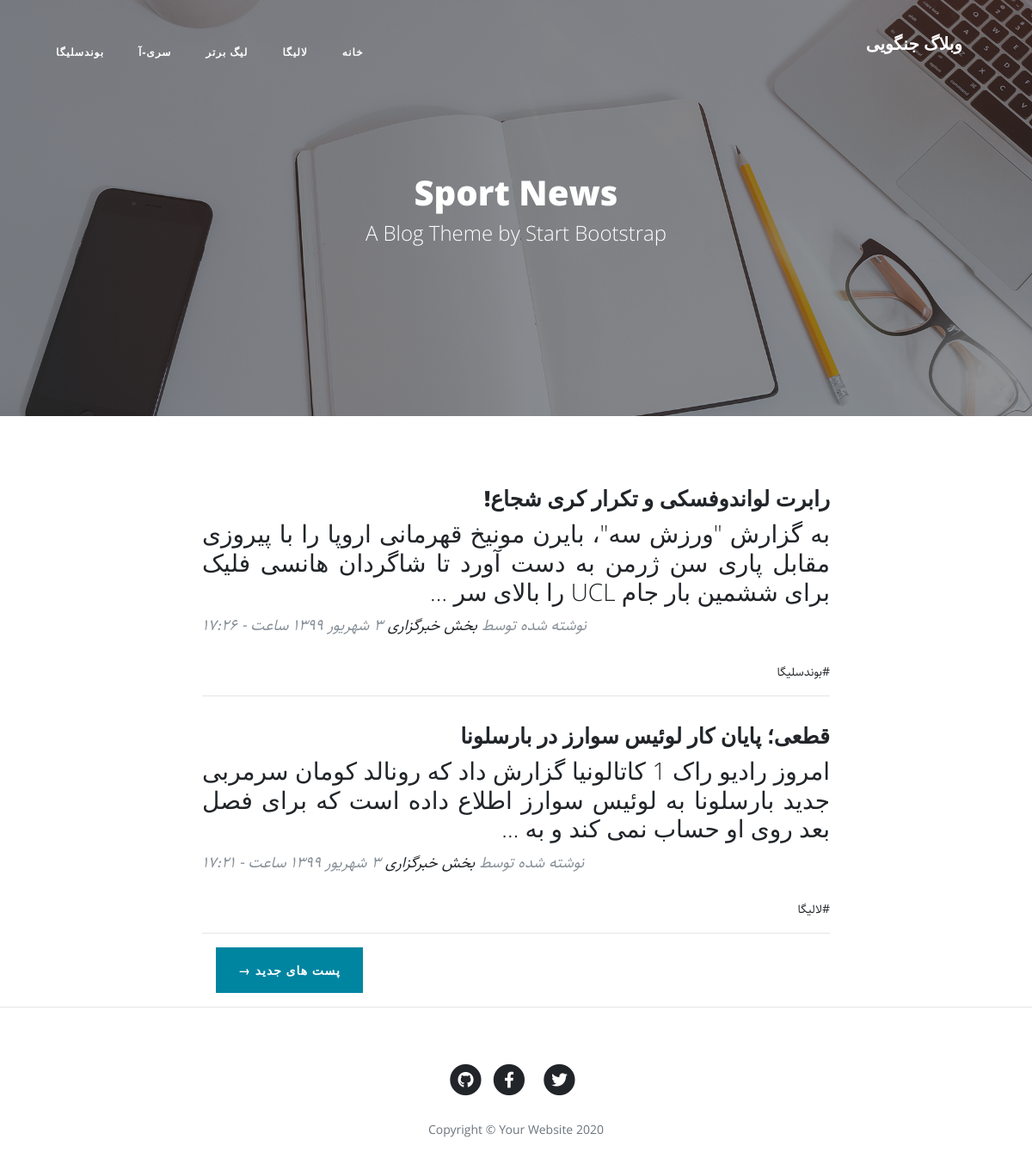
/page/4, run on the app's committed database.
### blog/models.py (models this page shows, shortened)
class Category(models.Model):
    parent = models.ForeignKey('self', default=None, null=True, blank=True, on_delete=models.SET_NULL, related_name='children', verbose_name='زیر دسته')
    title = models.CharField(max_length=200)
    slug = models.SlugField(max_length=100, unique=True)
    status = models.BooleanField(default=True, verbose_name='آیا نمایش داده شود؟')
    position = models.IntegerField()
    class Meta:
        verbose_name = 'دسته بندی'
        verbose_name_plural = 'دسته بندی ها'
        ordering = ['parent__id', 'position']
    objects = CategoryManager()

class Article(models.Model):
    STATUS_CHOICES = (
        ('d', 'Draft'),
        ('p', 'Published')
    )
    title = models.CharField(max_length=200)
    slug = models.SlugField(max_length=100, unique=True)
    category = models.ManyToManyField(Category, verbose_name='دسته بندی', related_name='articles')
    description = models.TextField()
    thumbnail = models.ImageField(upload_to='images')
    publish = models.DateTimeField(default=timezone.now)
    created = models.DateTimeField(auto_now_add=True)
    updated = models.DateTimeField(auto_now=True)
    status = models.CharField(max_length=1, choices=STATUS_CHOICES)
    class Meta:
        verbose_name = 'مقاله'
        verbose_name_plural = 'مقالات'
    def jpublish(self):
        return jalali_converter(self.publish)
    jpublish.short_description = 'زمان انتشار'
    def category_published(self):
        return self.category.filter(status=True)
    objects = ArticleManager()

### blog/views.py (the view)
# urls.py: path('', home, name='home'),
def home(request, page=1):
    articles_list = Article.objects.filter(status='p').order_by('-publish')
    paginator = Paginator(articles_list, 2)
    articles = paginator.get_page(page)
    context = {
        'articles': articles,
    }
    return render(request, 'blog/home.html', context)

### blog/models.py (called while the page is built)
    def active(self):
        return self.filter(status=True)

### blog/templatetags/base_tags.py (called while the page is built)
@register.simple_tag
def title():
    return 'وبلاگ جنگویی'

@register.inclusion_tag('blog/partials/category_navbar.html')
def category_navbar():
    return {
        'category': Category.objects.filter(status=True)
    }

### extensions/jalali.py (called while the page is built)
    def persian_tuple(self):
        return self.persian_year, self.persian_month, self.persian_day

### extensions/utils.py (called while the page is built)
def persian_numbers_converter(mystr):
    numbers = {
        "0": "۰",
        "1": "۱",
        "2": "۲",
        "3": "۳",
        "4": "۴",
        "5": "۵",
        "6": "۶",
        "7": "۷",
        "8": "۸",
        "9": "۹",
    }
    for e_num, p_num in numbers.items():
        mystr = mystr.replace(e_num, p_num)
    return mystr

def jalali_converter(time):
    jmonth = ['فروردین', 'اردیبهشت', 'خرداد',
              'تیر', 'مرداد', 'شهریور',
              'مهر', 'آبان', 'آذر',
              'دی', 'بهمن', 'اسفند']
    time = timezone.localtime(time)
    time_to_str = f'{time.year},{time.month},{time.day}'
    time_to_tuple = jalali.Gregorian(time_to_str).persian_tuple()
    time_to_list = list(time_to_tuple)
    for index, month in enumerate(jmonth):
        if time_to_list[1] == index + 1:
            time_to_list[1] = month
            break
    output = f'{time_to_list[2]} {time_to_list[1]} {time_to_list[0]} ساعت - {time.hour}:{time.minute}'
    return persian_numbers_converter(output)

### blog/templates/blog/home.html (shortened to what this page needs)
{% extends 'blog/base.html' %}
{% load static %}
{% block main %}
<header class="masthead" style="background-image: url('{% static "blog/img/home-bg.jpg" %}')">
<div class="overlay"></div>
<div class="container">
    <div class="row">
        <div class="col-lg-8 col-md-10 mx-auto">
            <div class="site-heading">
                <h1>Sport News</h1>
                <span class="subheading">A Blog Theme by Start Bootstrap</span>
            </div>
        </div>
    </div>
</div>
</header>
<div class="container">
    <div class="row">
        <div class="col-lg-8 col-md-10 mx-auto">
            {% for article in articles %}
            <div class="post-preview">
                <a href="{% url 'blog:detail' article.slug %}">
                    <h2 class="post-title">
                        {{article.title}}
                    </h2>
                    <h3 class="post-subtitle text-justify">
                        {{article.description|truncatewords:30}}
                    </h3>
                </a>
                <p class="post-meta">نوشته شده توسط
                    <a href="#">بخش خبرگزاری</a>
                    {{article.jpublish}}</p>
                <div>
                    {% for cat in article.category_published.all %}
                    <a href="{% url 'blog:category' cat.slug %}">#{{cat.title}}</a>
                    {% endfor %}
                </div>
            </div>
            <hr>
            {% endfor %}
            <div class="clearfix pager-botton">
                {% if articles.has_previous %}
                <a class="btn btn-primary float-right ml-3" href="{% url 'blog:home' articles.previous_page_number %}">پست
                    های جدید &rarr;</a>
                {% endif %}
            </div>
        </div>
    </div>
</div>
{% endblock %}

### blog/templates/blog/partials/category_navbar.html (shortened to what this page needs)
<div class="collapse navbar-collapse nav" id="navbarResponsive">
    <ul class="navbar-nav ml-auto">
        <li class="nav-item">
            <a class="nav-link" href="{% url 'blog:home' %}">خانه</a>
        </li>
        {% for cat in category %}
        {% if cat.parent == None %}
        <li class="nav-item">
            <a class="nav-link" href="{% url 'blog:category' cat.slug %}">{{cat.title}}</a>
        </li>
        {% endif %}
        {% endfor %}
    </ul>
</div>

### blog/static/blog/css/rtl.css (style rules this page uses)
body { direction: rtl; text-align: right; font-family: "Sahel"; font-size: 14px; }
.navbar-nav { margin-left: initial !important; margin-right: auto; }
.post-meta { text-align: left; }
.pager-botton { float: left !important; }
header.masthead .site-heading h1 { font-size: 40px; }
.post-preview > a > .post-title { font-size: 25px; }
.nav ul { padding-right: 0; }
.nav ul li { border-bottom: none; height: 86px; line-height: 86px; font-size: 14px; display: inline-block; float: left; margin: 0 auto; }
.nav ul li a { text-decoration: none; color: #000000; display: block; transition: .3s background-color; padding: 0 24px; }
.nav a { border-bottom: none; }

### data on the page
Category: title "لالیگا"
Category: title "لیگ برتر"
Category: title "سری-آ"
Category: title "بوندسلیگا"
Article: title "رابرت لواندوفسکی و تکرار کری شجاع!", description "به گزارش \"ورزش سه\"، بایرن مونیخ قهرمانی اروپا را با پیروزی مقابل پاری سن ژرمن به دست آورد تا شاگردان هانسی فلیک برای ششمین بار جام UCL را بالای سر …", jpublish "۳ شهریور ۱۳۹۹ ساعت - ۱۷:۲۶"
Article: title "قطعی؛ پایان کار لوئیس سوارز در بارسلونا", description "امروز رادیو راک 1 کاتالونیا گزارش داد که رونالد کومان سرمربی جدید بارسلونا به لوئیس سوارز اطلاع داده است که برای فصل بعد روی او حساب نمی کند و به …", jpublish "۳ شهریور ۱۳۹۹ ساعت - ۱۷:۲۱"
